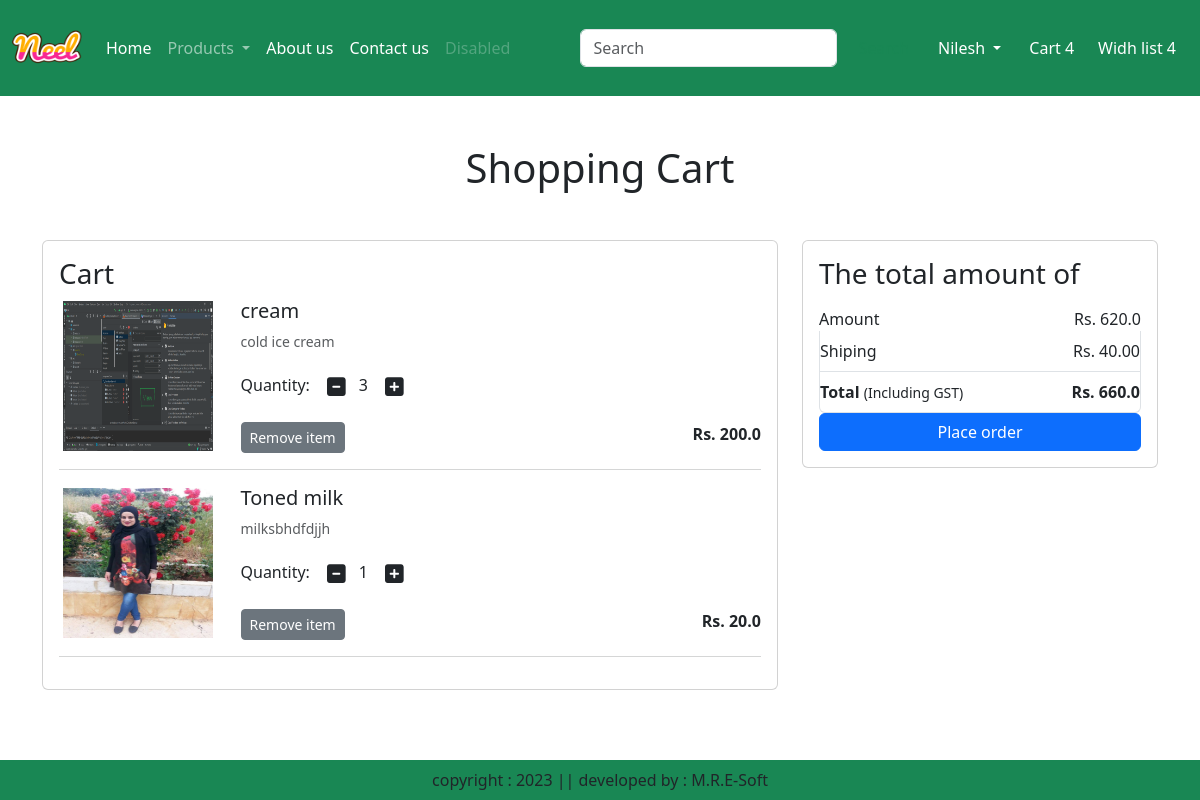
The app's page /cart/ (signed in), older data.
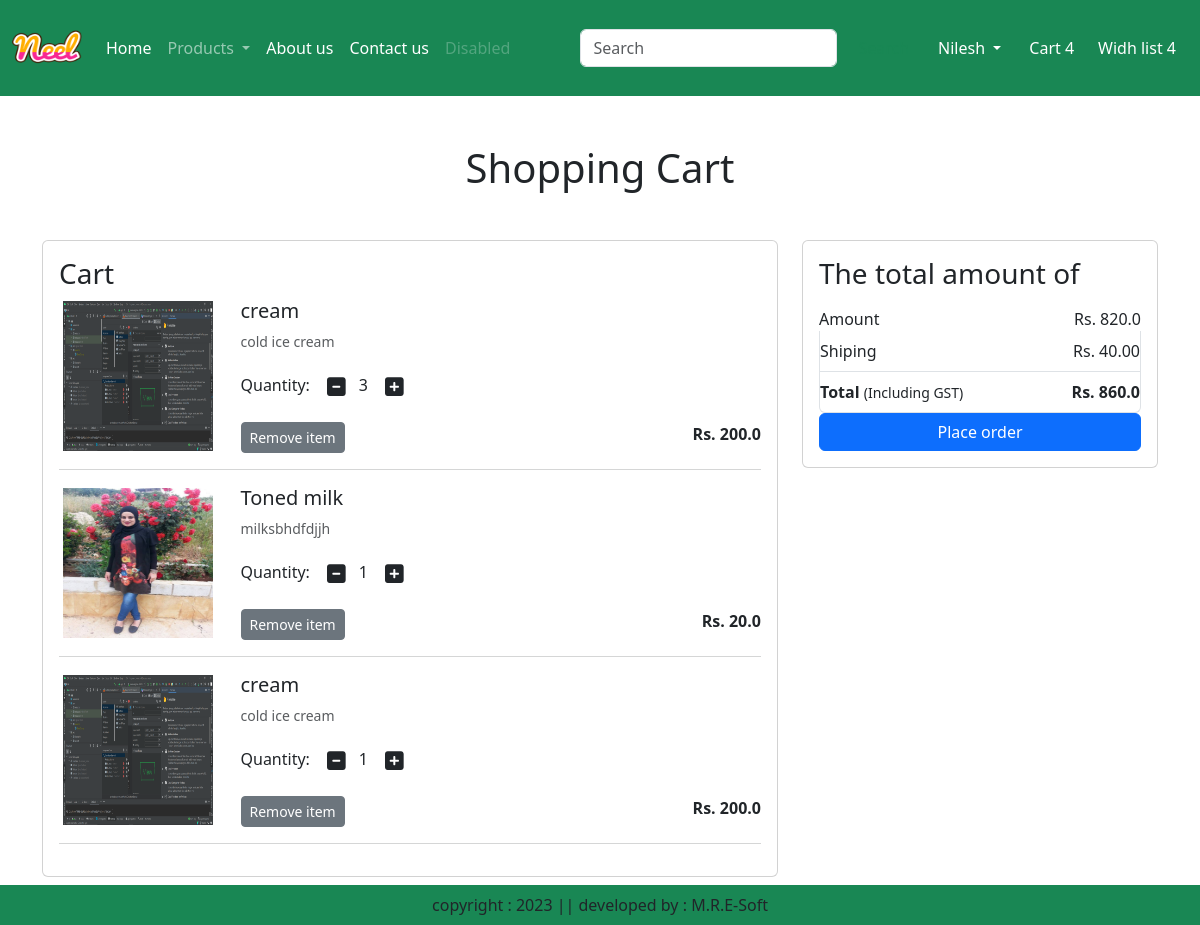
The same page, newer data.
### app/models.py (models this page shows, shortened)
class Cart(models.Model):
    user = models.ForeignKey(User,on_delete=models.CASCADE)
    product = models.ForeignKey(Product, on_delete=models.CASCADE)
    quantity = models.PositiveIntegerField(default=1)

class Product(models.Model):
    title = models.CharField(max_length=100)
    selling_price = models.FloatField()
    discounted_price = models.FloatField()
    description = models.TextField()
    composition = models.TextField(default='')
    prodapp = models.TextField(default='')
    category = models.CharField(choices=CATEGORY_CHOICES, max_length=2)
    product_image = models.ImageField(upload_to='product')

### app/views.py (the view)
# urls.py: path('cart/', views.show_cart, name="showcart"),
def show_cart(request):
    user = request.user
    cart = Cart.objects.filter(user=user)
    amount = 0
    for p in cart:
        value = p.quantity * p.product.discounted_price
        amount = amount + value
    totalamount = amount + 40
    return render(request, 'app/addtocart.html', locals())

### app/templates/app/addtocart.html (shortened to what this page needs)
{% extends 'app/base.html' %}
{% load static %}
{% block main-content %}
<div class="container my-5">
    <div class="row">
        {% if cart %}
        <h1 class="text-center mb-5">Shopping Cart</h1>
        <div class="col-sm-8">
            <div class="card">
                <div class="card-body">
                    <h3>Cart</h3>
                    {% for item in cart %}
                    <div class="row">
                        <div class="col-sm-3 text-center align-self-center">
                            <img src="{{ item.product.product_image.url }}" alt="" srcset="" clas="img-fluid img-thumbnail shadow-sm" height="150" width="150"></div>
                            <div class="col-sm-9">
                                <div>
                                <h5> {{item.product.title}} </h5>
                                    <p class="mb-2 text-muted small">{{item.product.description}}</p>
                                    <div class="my-3">
                                        <label for="quantity"> Quantity: </label>
                                        <a class="minus-cart btn" pid={{item.product.id}}><i class="fa fa-minus-square fa-lg"></i></a><span id="quantity">{{item.quantity}}</span>
                                        <a class="plus-cart btn" pid={{item.product.id}}><i class="fa fa-plus-square fa-lg"></i></a>
                                    </div>
                                        <div class="d-flex justify-content-between">
                                        <a href="#" class="remove-cart btn btn-sm btn-secondary mr-3" pid={{item.product.id}}>Remove item</a>
                                    <p class="mb-0"><span><strong>Rs. {{item.product.discounted_price}}</strong></span></p>
                                    </div>
                                </div>
                            </div>
                        </div>
                        <hr class="text-muted">
                        {% endfor %}
                    </div>
                </div>
            </div>
<div class="col-sm-4">
    <div class="card">
        <div class="card-body">
            <h3>The total amount of </h3>
            <ul class="list-group">
                <li class="list-group-item d-flex justify-content-between align-items-center border-0 px-0 pb-0"> Amount <span id="amount"> Rs. {{amount}}</span></li>
                <li class="list-group-item d-flex justify-content-between align-items-center px-0"> Shiping <span> Rs. 40.00</span></li>
                <li class="list-group-item d-flex justify-content-between align-items-center px-0">
                    <div>
                        <strong>Total</strong> <small>(Including GST)</small>
                    </div>
                    <span id="totalamount"><strong> Rs. {{totalamount}}</strong></span>
                </li>
            </ul>
            <div class="d-grid"><a href="{% url 'checkout'%}" class="btn btn-primary">Place order </a></div>
        </div>
    </div>
    {% else %}
        <h1 class="text-center mb-5"> Cart is empty</h1>
    {% endif %}
</div>
</div>
{% endblock main-content %}

Row changes from the older to the newer data that the page shows:
added Cart: product.product_image (picture), product "cream", product.description "cold ice cream", quantity "1", product.discounted_price "200.0"
Text that changed along with them:
{{ amount }}: "620.0" → "820.0"
{{ totalamount }}: "660.0" → "860.0"
